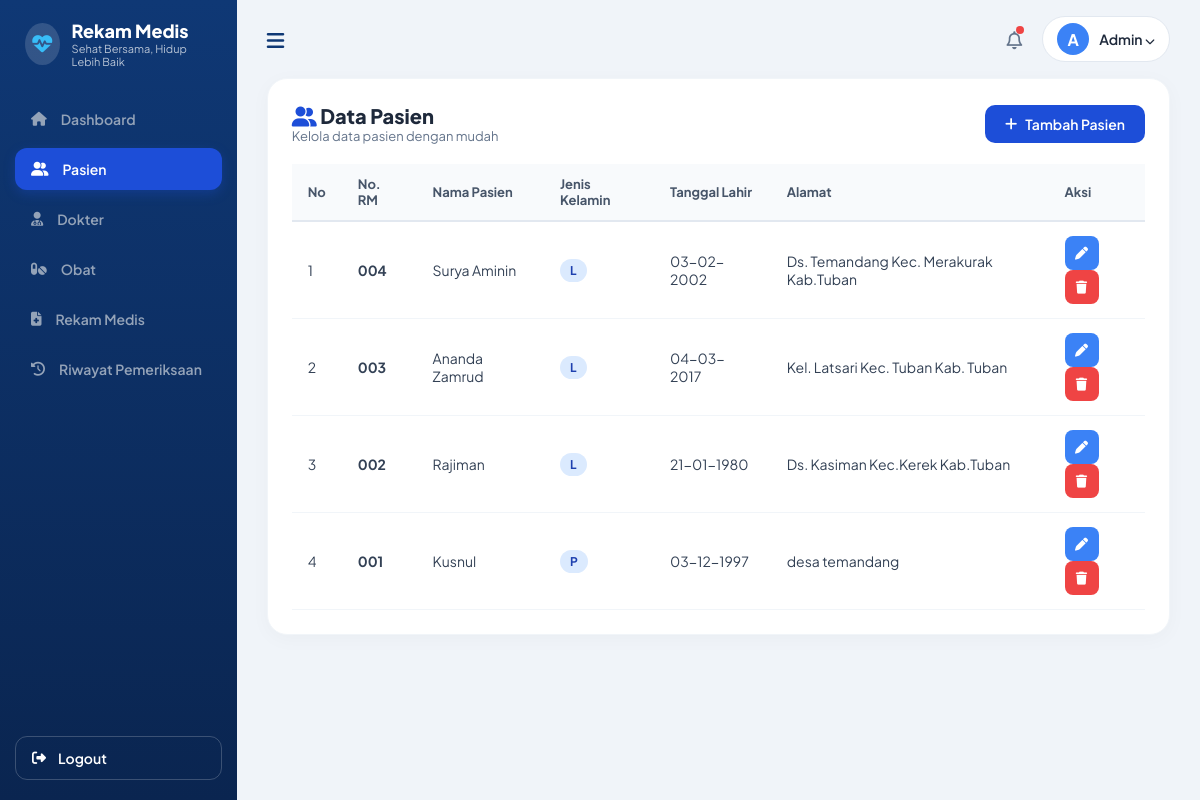
The app's page /pasien.php with its own data.
### tables this page shows
CREATE TABLE `pasien` (
  `id_pasien` int(11) NOT NULL,
  `no_rm` varchar(20) NOT NULL,
  `nama_pasien` varchar(100) NOT NULL,
  `jenis_kelamin` enum('L','P') NOT NULL,
  `tanggal_lahir` date NOT NULL,
  `alamat` text NOT NULL
);

### pasien.php (the view, shortened to what this page needs)
<?php
include 'header.php';
?>
<div class="card">
    <div style="display: flex; justify-content: space-between; align-items: center; margin-bottom: 20px;">
        <div>
            <h2 style="font-size: 20px; font-weight: 800;"><i class="fa-solid fa-user-group" style="color: #1D4ED8;"></i> Data Pasien</h2>
            <p style="font-size: 13px; color: #64748B;">Kelola data pasien dengan mudah</p>
        </div>
        <button onclick="openModal()" class="btn-primary"><i class="fa-solid fa-plus"></i> Tambah Pasien</button>
    </div>
    <table>
        <thead>
            <tr>
                <th>No</th>
                <th>No. RM</th>
                <th>Nama Pasien</th>
                <th>Jenis Kelamin</th>
                <th>Tanggal Lahir</th>
                <th>Alamat</th>
                <th>Aksi</th>
            </tr>
        </thead>
        <tbody>
            <?php
            $no = 1;
            $query = mysqli_query($koneksi, "SELECT * FROM pasien ORDER BY id_pasien DESC");
            if ($query && mysqli_num_rows($query) > 0) {
                while ($d = mysqli_fetch_assoc($query)) {
            ?>
            <tr>
                <td><?= $no++ ?></td>
                <td><strong><?= htmlspecialchars($d['no_rm']) ?></strong></td>
                <td><?= htmlspecialchars($d['nama_pasien']) ?></td>
                <td><span class="badge badge-blue"><?= htmlspecialchars($d['jenis_kelamin']) ?></span></td>
                <td><?= date('d-m-Y', strtotime($d['tanggal_lahir'])) ?></td>
                <td><?= htmlspecialchars($d['alamat']) ?></td>
                <td>
                    <button onclick='editData(<?= json_encode($d) ?>)' class="btn-icon btn-edit"><i class="fa-solid fa-pen"></i></button>
                    <a href="pasien.php?hapus=<?= $d['id_pasien'] ?>" onclick="return confirm('Yakin ingin menghapus data ini?')" class="btn-icon btn-delete"><i class="fa-solid fa-trash"></i></a>
                </td>
            </tr>
            <?php
                }
            } else {
                echo "<tr><td colspan='7' style='text-align:center;'>Belum ada data pasien.</td></tr>";
            }
            ?>
        </tbody>
    </table>
</div>
<?php include 'footer.php'; ?>

### header.php (style rules this page uses)
* { box-sizing: border-box; margin: 0; padding: 0; font-family: 'Plus Jakarta Sans', sans-serif; }
body { background-color: #F0F4F9; color: #1E293B; display: flex; min-height: 100vh; }
.card { background: #FFFFFF; border-radius: 20px; padding: 24px; box-shadow: 0 4px 20px rgba(0,0,0,0.03); margin-bottom: 24px; border: 1px solid #F1F5F9; }
.btn-primary { background: #1D4ED8; color: white; border: none; padding: 10px 20px; border-radius: 10px; font-weight: 600; font-size: 14px; cursor: pointer; text-decoration: none; display: inline-flex; align-items: center; gap: 8px; transition: 0.2s; }
.btn-icon { width: 34px; height: 34px; border-radius: 8px; display: inline-flex; align-items: center; justify-content: center; color: white; text-decoration: none; border: none; cursor: pointer; font-size: 13px; }
.btn-edit { background: #3B82F6; }
.btn-delete { background: #EF4444; }
table { width: 100%; border-collapse: collapse; margin-top: 15px; }
th { text-align: left; padding: 12px 16px; background: #F8FAFC; color: #475569; font-size: 13px; font-weight: 700; border-bottom: 2px solid #E2E8F0; }
td { padding: 14px 16px; border-bottom: 1px solid #F1F5F9; font-size: 14px; color: #334155; }
.badge { padding: 4px 10px; border-radius: 20px; font-size: 12px; font-weight: 700; display: inline-block; }
.badge-blue { background: #DBEAFE; color: #1E40AF; }

### records on screen
pasien: no_rm "004", nama_pasien "Surya Aminin", jenis_kelamin "L", tanggal_lahir "03-02-2002", alamat "Ds. Temandang Kec. Merakurak Kab.Tuban"
pasien: no_rm "003", nama_pasien "Ananda Zamrud", jenis_kelamin "L", tanggal_lahir "04-03-2017", alamat "Kel. Latsari Kec. Tuban Kab. Tuban"
pasien: no_rm "002", nama_pasien "Rajiman", jenis_kelamin "L", tanggal_lahir "21-01-1980", alamat "Ds. Kasiman Kec.Kerek Kab.Tuban"
pasien: no_rm "001", nama_pasien "Kusnul", jenis_kelamin "P", tanggal_lahir "03-12-1997", alamat "desa temandang"
